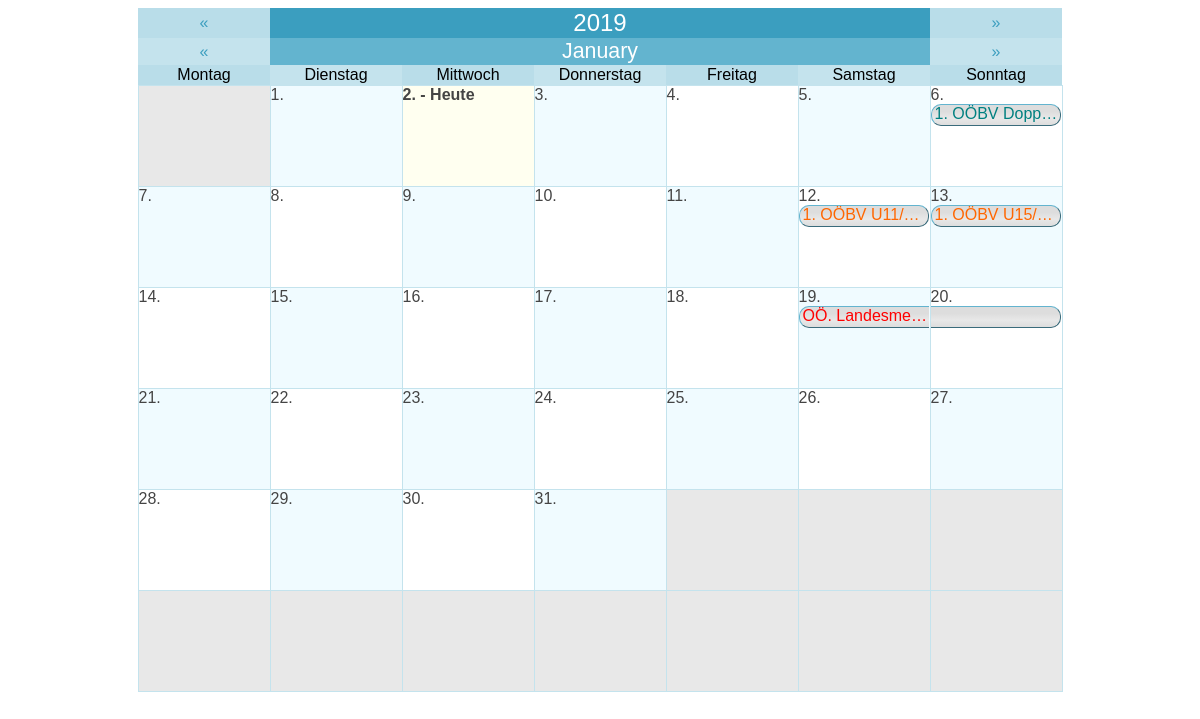
Screenshot of /graphic_calendar.php with the database file from the repository.
### tables this page shows
CREATE TABLE `zentralausschreibungen` (
  `id` int(11) NOT NULL AUTO_INCREMENT,
  `size` varchar(10) NOT NULL,
  `category` varchar(200) NOT NULL,
  `title_line1` varchar(255) NOT NULL,
  `title_line2` varchar(255) NOT NULL,
  `date_begin` date NOT NULL,
  `date_end` date NOT NULL,
  `act_timespan` int(11) NOT NULL,
  `act_verein` tinyint(1) NOT NULL,
  `verein` varchar(255) NOT NULL,
  `act_uhrzeit` tinyint(1) NOT NULL,
  `uhrzeit` varchar(255) NOT NULL,
  `act_auslosung` tinyint(1) NOT NULL,
  `auslosung` varchar(255) NOT NULL,
  `act_hallenname` tinyint(1) NOT NULL,
  `hallenname` varchar(255) NOT NULL,
  `act_anschrift_halle` tinyint(1) NOT NULL,
  `anschrift_halle` varchar(255) NOT NULL,
  `act_anzahl_felder` tinyint(1) NOT NULL,
  `anzahl_felder` varchar(50) NOT NULL,
  `act_turnierverantwortlicher` tinyint(1) NOT NULL,
  `turnierverantwortlicher` varchar(255) NOT NULL,
  `act_oberschiedsrichter` tinyint(1) NOT NULL,
  `oberschiedsrichter` varchar(255) NOT NULL,
  `act_telefon` tinyint(1) NOT NULL,
  `telefon` varchar(30) NOT NULL,
  `act_anmeldung_online` tinyint(1) NOT NULL,
  `anmeldung_online` varchar(255) NOT NULL,
  `act_anmeldung_email` tinyint(1) NOT NULL,
  `anmeldung_email` varchar(255) NOT NULL,
  `act_nennungen_email` tinyint(1) NOT NULL,
  `nennungen_email` varchar(255) NOT NULL,
  `act_nennschluss` tinyint(1) NOT NULL,
  `nennschluss` date NOT NULL,
  `act_zusatzangaben` tinyint(1) NOT NULL,
  `zusatzangaben` varchar(255) NOT NULL,
  `location` varchar(255) NOT NULL,
  PRIMARY KEY (`id`)
);

### data/string.lib.php (called while the page is built, shortened)
<?php
function SReplace($string,$specialCharacters='')
{
    $sstr = str_replace(' ','-',$string);
    $sstr = str_replace('&Auml;','AE',$sstr);
    $sstr = str_replace('&auml;','ae',$sstr);
    $sstr = str_replace('&Ouml;','OE',$sstr);
    $sstr = str_replace('&ouml;','oe',$sstr);
    $sstr = str_replace('&Uuml;','UE',$sstr);
    $sstr = str_replace('&uuml;','ue',$sstr);
    $sstr = str_replace('&szlig;','ss',$sstr);
    $sstr = str_replace('Ã„','AE',$sstr);
    $sstr = str_replace('Ã¤','ae',$sstr);
    $sstr = str_replace('Ã–','OE',$sstr);
    $sstr = str_replace('Ã¶','oe',$sstr);
    $sstr = str_replace('Ãœ','UE',$sstr);
    $sstr = str_replace('Ã¼','ue',$sstr);
    $sstr = str_replace('ÃŸ','ss',$sstr);
    $sstr = preg_replace('/[^0-9A-Za-z-'.$specialCharacters.'\|]/', '', $sstr);
    return $sstr;
}
?>

### data/mysql.lib.php (called while the page is built, shortened)
<?php
class MySQL
{
    private static $sqlConnectionLink;
    public static function SetSQLLink($link)
    {
        self::$sqlConnectionLink = $link;
    }
    private static function GetParamTypeList($paramTypeList,$paramAmt)
    {
        if(substr($paramTypeList,0,1) == "@")
        {
            $broadcastType = str_replace("@","",$paramTypeList);
            $mySQLParamTypes = '';
            for($i=0;$i<$paramAmt;$i++) $mySQLParamTypes .= $broadcastType;
        }
        else
        {
            if($paramAmt == strlen($paramTypeList) OR ($paramTypeList == "" AND $paramAmt == -1)) $mySQLParamTypes = $paramTypeList;
            else die("<b>Not enought parameters provided!</b> <br> <b>Provided: </b> ".strlen($paramTypeList)." <br><b>Required:</b> $paramAmt");
        }
        return $mySQLParamTypes;
    }
    public static function Row($sqlStatement,$parameterTypes="", &...$sqlParameters)
    {
        $parameterAmount = func_num_args() - 2;
        $parameterTypeList = self::GetParamTypeList($parameterTypes,$parameterAmount);
        $stmt = self::$sqlConnectionLink->prepare($sqlStatement);
        if($parameterTypes != "") call_user_func_array(array($stmt, "bind_param"), array_merge(array($parameterTypeList), $sqlParameters));
        $stmt->execute();
        $result = $stmt->get_result();
        $row = $result->fetch_array();
        return $row;
    }
    public static function Cluster($sqlStatement,$parameterTypes="", &...$sqlParameters)
    {
        $rowArray = array();
        $parameterAmount = func_num_args() - 2;
        $parameterTypeList = self::GetParamTypeList($parameterTypes,$parameterAmount);
        $stmt = self::$sqlConnectionLink->prepare($sqlStatement);
        if($parameterTypes != "") call_user_func_array(array($stmt, "bind_param"), array_merge(array($parameterTypeList), $sqlParameters));
        $stmt->execute();
        $result = $stmt->get_result();
        while($row = $result->fetch_assoc()) array_push($rowArray,$row);
        return $rowArray;
    }
}
?>

### data/setting.lib.php (called while the page is built, shortened)
<?php
class Setting
{
    private static $sqlConnectionLink;
    public static function SetSQLLink($link)
    {
        self::$sqlConnectionLink = $link;
    }
    public static function Get($setting)
    {
        $stmt = self::$sqlConnectionLink->prepare("SELECT value FROM settings WHERE setting = ?");
        $stmt->bind_param('s', $setting);
        $stmt->execute();
        $result = $stmt->get_result();
        $value = $result->fetch_array();
        switch($value[0])
        {
            case 'true':    return true;
            default:        return $value[0];
        }
    }
}
?>

### graphic_calendar.php (the view, shortened to what this page needs)
<?php
    echo '
        <!DOCTYPE html>
        <html>
            <head>
                <link rel="stylesheet" href="https://use.fontawesome.com/releases/v5.3.1/css/all.css">
                <link rel="stylesheet" type="text/css" href="/css/style.css">
                <link rel="stylesheet" href="https://cdnjs.cloudflare.com/ajax/libs/font-awesome/4.7.0/css/font-awesome.min.css">
                <meta charset="utf-8">
            </head>
            <body>
                <div class="iframe_content" style="height: 600px;">
    ';
    $dateok = false;
    if (!$dateok)
    {
        $mo = date('m');
        $da = date('d');
        $yr = date('Y');
    }
    $offset = date('w', mktime(0,0,0,$mo,1,$yr));
    $nd = date('d', mktime(0,0,0,$mo+1,0,$yr));
    $days = array();
    for ($i=0;$i<=42;$i++) $days[$i]['out']= '&nbsp;';
    $j=1;
    for ($i=$offset;$i<=($offset+$nd-1);$i++)
    {
        $day = $j++;
        $date = $yr.'-'.str_pad($mo,2,0,STR_PAD_LEFT).'-'.str_pad($day,2,0,STR_PAD_LEFT);
        $days[$i]['out']= $day.'.';
        $days[$i]['dat']= $date;
    }
    $redirEx = '';
    echo '
        <center>
            <table class="calendar_table">
            <tr>
                <td colspan="1"><a href="?day='.date('Y-m-d', mktime(0,0,0,$mo,$da,$yr-1)).$redirEx.'">&laquo;</a></td>
                <td colspan="5"><b>'.$yr.'</b></td>
                <td colspan="1"><a href="?day='.date('Y-m-d', mktime(0,0,0,$mo,$da,$yr+1)).$redirEx.'">&raquo;</a></td>
            </tr>
            <tr>
                <td colspan="1"><a href="?day='.date('Y-m-d', mktime(0,0,0,$mo,0,$yr)).$redirEx.'">&laquo;</a></td>
                <td colspan="5"><b>'.str_replace('Mrz','M&auml;rz',SReplace(strftime("%B",strtotime($yr.'-'.$mo.'-'.$da)))).'</b></td>
                <td colspan="1"><a href="?day='.date('Y-m-d', mktime(0,0,0,$mo+1,1,$yr)).$redirEx.'">&raquo;</a></td>
            </tr>
            <tr>
                <td>Montag</td>
                <td>Dienstag</td>
                <td>Mittwoch</td>
                <td>Donnerstag</td>
                <td>Freitag</td>
                <td>Samstag</td>
                <td>Sonntag</td>
            </tr>
    ';
    $cntr = 1;
    $sqlExtension = '';
    $thisMontAndYear = $yr.'-'.str_pad($mo,2,0,STR_PAD_LEFT).'-%';
    $zaTSMonthCluster = MySQL::Cluster("SELECT * FROM zentralausschreibungen WHERE act_timespan = '1' $sqlExtension AND (date_begin LIKE ? OR date_end LIKE ?)",'ss',$thisMontAndYear,$thisMontAndYear);
    $zaSiMonthCluster = MySQL::Cluster("SELECT * FROM zentralausschreibungen WHERE act_timespan = '0' $sqlExtension AND date_begin LIKE ?",'s',$thisMontAndYear);
    $categoryColor = array(
    "Landesmeisterschaft" => Setting::Get("ColorLandesmeisterschaft"),
    "Doppelturnier" => Setting::Get("ColorDoppelturnier"),
    "Nachwuchs" => Setting::Get("ColorNachwuchs"),
    "SchuelerJugend" => Setting::Get("ColorSchuelerJugend"),
    "Senioren" => Setting::Get("ColorSenioren"),
    "Training" => Setting::Get("ColorTraining"));
    $designDataGrid = array_fill(0,31,array(NULL,NULL,NULL,NULL,NULL,NULL));
    for($ddg = 0 ; $ddg < 31 ; $ddg++)
    {
        foreach($zaTSMonthCluster AS $dateData)
        {
            $datePartsBegin = explode('-',$dateData['date_begin']);
            $datePartsEnd = explode('-',$dateData['date_end']);
            if($datePartsBegin[2] == $ddg + 1)
            {
                $timespan =  $datePartsEnd[2] - $datePartsBegin[2] + 1;
                for($lctr = 5 ; $lctr >= 0 ; $lctr--)
                {
                    $layerValid = true;
                    if($layerValid) $layer = $lctr;
                }
                for($dctr = 0 ; $dctr < $timespan ; $dctr++) $designDataGrid[$ddg + $dctr][$layer] = 'ZA-'.$dateData['id'];
            }
        }
        foreach($zaSiMonthCluster AS $dateData)
        {
            $datePartsBegin = explode('-',$dateData['date_begin']);
            if($datePartsBegin[2] == $ddg + 1)
            {
                for($lctr = 5 ; $lctr >= 0 ; $lctr--)
                {
                    $layerValid = true;
                    if($layerValid) $layer = $lctr;
                }
                $designDataGrid[$ddg][$layer] = 'ZA-'.$dateData['id'];
            }
        }
    }
    for($lctr = 0 ; $lctr < 5 ; $lctr++)
    {
        for($ddg = 0 ; $ddg < 31 ; $ddg++) if($designDataGrid[$ddg][$lctr] != NULL) $lastLayer =  $lctr;
    }
    for ($i=1;$i<=6;$i++)
    {
        echo '<tr>';
        for ($j=1;$j<=7;$j++)
        {
            $curr = $cntr++;
            $accent = ($days[$curr]['dat'] == "") ? 'blank' : (($curr % 2 == 0) ? 'accent1' : 'accent2');
            $style = (date("Y-m-d") == $days[$curr]['dat']) ? 'bold' : 'normal';
            $today = (date("Y-m-d") == $days[$curr]['dat']) ? 'today' : '';
            $selectStyle = (isset($_GET['datum']) AND $_GET['datum']==$days[$curr]['dat']) ? 'selected' : '';
            echo '
                <td class="'.$selectStyle.' '.$accent.' '.$today.'" style="font-weight: '.$style.'">
                <span>'.$days[$curr]['out'].' '.((date("Y-m-d") == $days[$curr]['dat']) ? ' - Heute' : '').'</span>
            ';
            $curDate = $days[$curr]['dat'];
            $dayNow = intval(str_replace('.','',$days[$curr]['out']));
            echo '<table class="cellContentData">';
            for($dctr = 0 ; $dctr <= $lastLayer ; $dctr++)
            {
                $dataParts = explode("-",$designDataGrid[$dayNow - 1][$dctr]);
                if($dataParts[0] == "ZA" OR $dataParts[0] == "AG")
                {
                    if($dataParts[0] == "ZA")
                    {
                        $calData = MySQL::Row("SELECT *,CONCAT_WS(' ',title_line1,title_line2) AS displayTitle FROM zentralausschreibungen WHERE id = ?",'i',$dataParts[1]);
                        $displayTitle = '';
                        if($calData['act_timespan'])
                        {
                            if($curDate == $calData['date_begin'])
                            {
                                $cellStyle = "timespanStart";
                                $displayTitle = $calData['displayTitle'];
                            }
                            else if($curDate == $calData['date_end'])
                            {
                                $cellStyle = "timespanEnd";
                            }
                            else
                            {
                                $cellStyle = "timespanMiddle";
                                $dateModalInfo = '';
                            }
                        }
                        else
                        {
                            $cellStyle = "timespanSingle";
                            $displayTitle = $calData['displayTitle'];
                        }
                    }
                    echo '
                        <tr>
                            <td>
                                <a href="#calenderInfo'.$designDataGrid[$dayNow - 1][$dctr].'" style="text-decoration:none;">
                                    <div id="'.$cellStyle.'" style="color: '.(($calData['category']!="") ? $categoryColor[$calData['category']] : '#000000').';">'.$displayTitle.'</div>
                                </a>
                            </td>
                        </tr>
                    ';
                }
                else echo '<tr><td></td></tr>';
            }
            echo '</table>';
            echo'
                </td>
            ';
        }
        echo '</tr>';
    }
    echo '
            </table>
        </center>
    ';
    echo '
                </div>
            </body>
        </html>
    ';
?>

### rows the page displays
zentralausschreibungen: displayTitle "1. OÖBV Dopp…"
zentralausschreibungen: displayTitle "1. OÖBV U11/…"
zentralausschreibungen: displayTitle "1. OÖBV U15/…"
zentralausschreibungen: displayTitle "OÖ. Landesme…"

### other values shown
$yr "2019"
$days[$curr]['out'] "1."
$days[$curr]['out'] "2."
$days[$curr]['out'] "3."
$days[$curr]['out'] "4."
$days[$curr]['out'] "5."
$days[$curr]['out'] "6."
$days[$curr]['out'] "7."
$days[$curr]['out'] "8."
$days[$curr]['out'] "9."
$days[$curr]['out'] "10."
$days[$curr]['out'] "11."
$days[$curr]['out'] "12."
$days[$curr]['out'] "13."
$days[$curr]['out'] "14."
